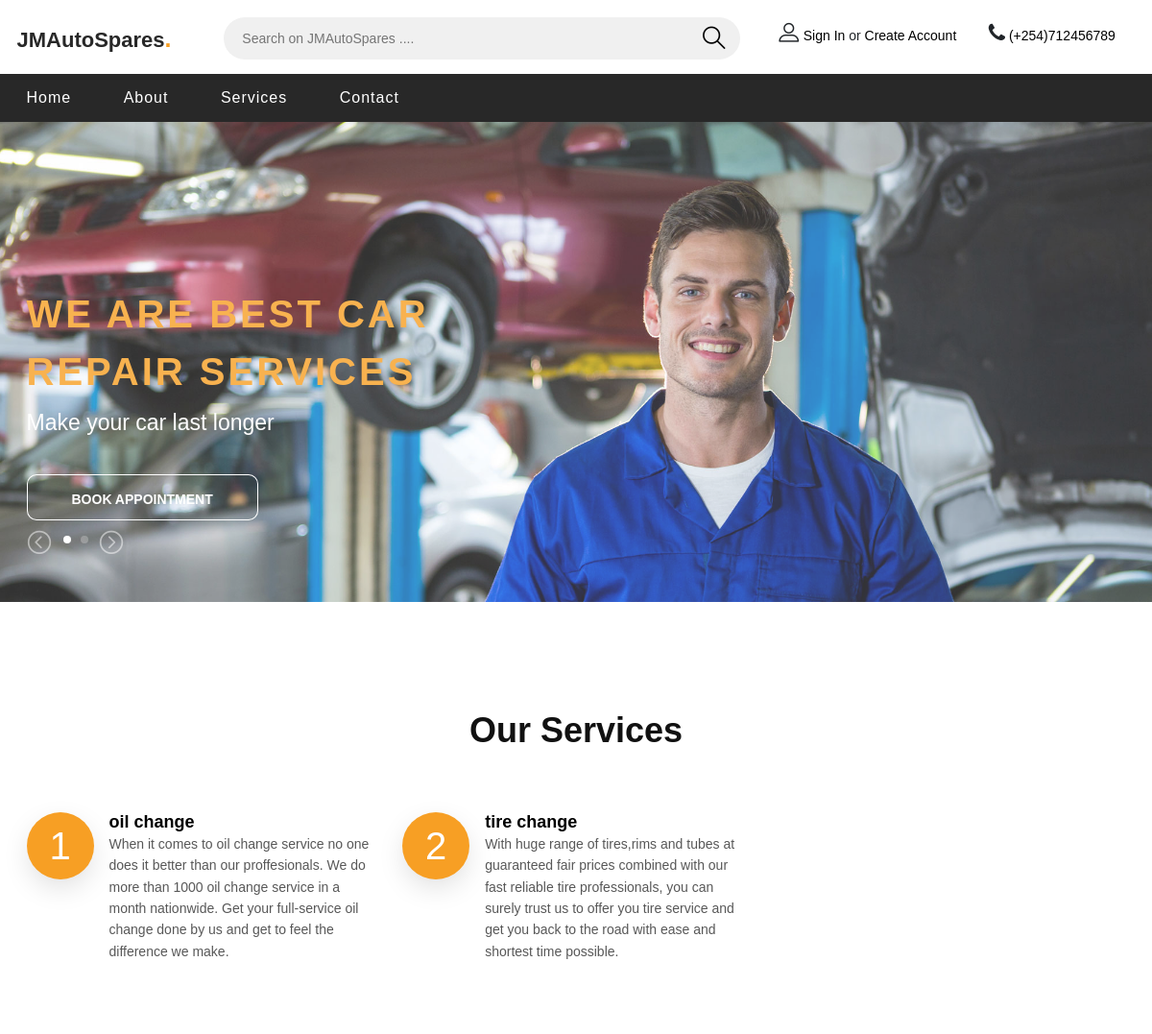
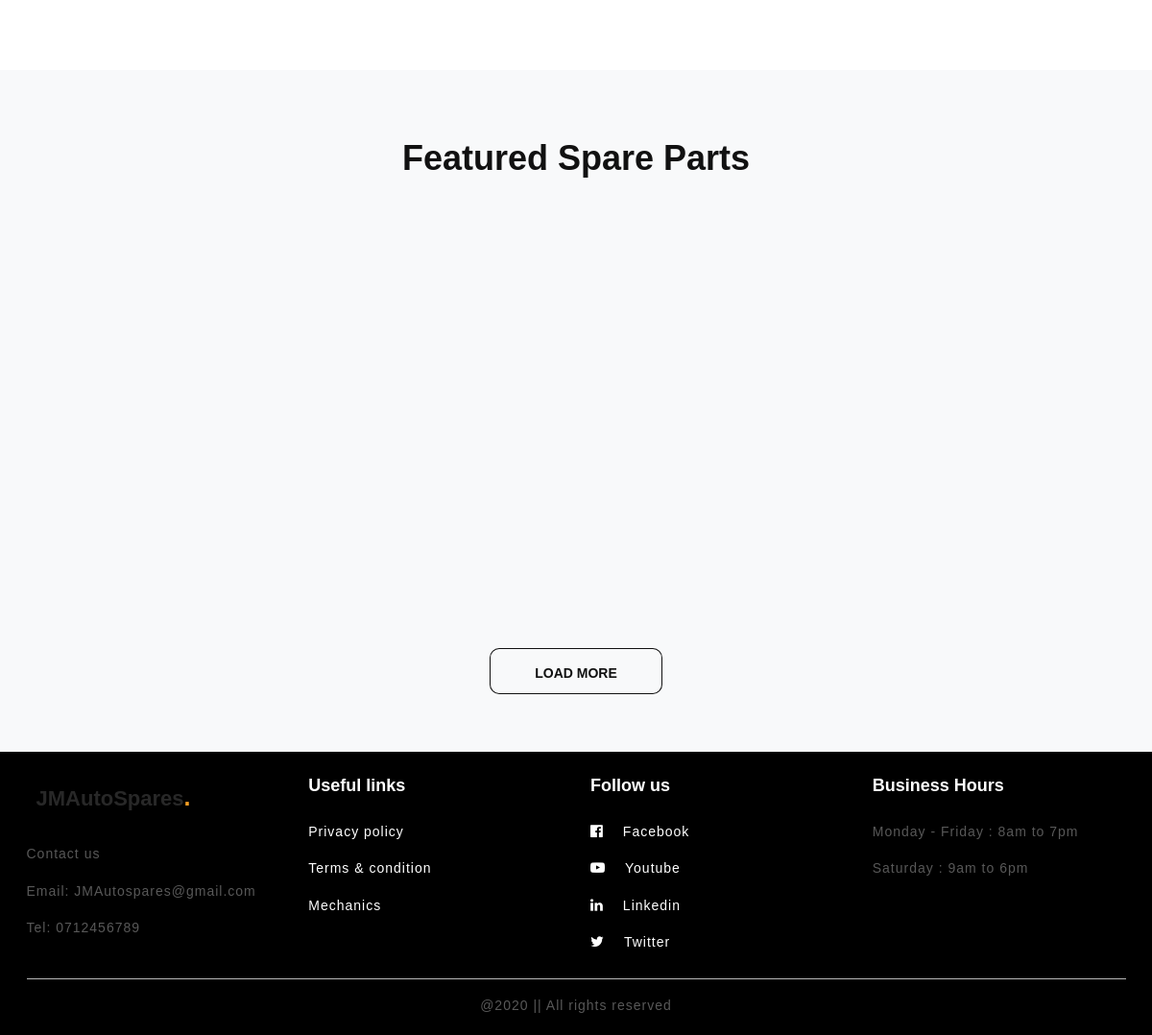
The page / on the database its author committed (2 pictures, top to bottom).
### tables this page shows
CREATE TABLE `service` (
  `service_id` int(11) NOT NULL,
  `name` varchar(255) NOT NULL,
  `info` varchar(255) NOT NULL
);

CREATE TABLE `parts` (
  `p_id` int(11) NOT NULL,
  `p_name` varchar(255) NOT NULL,
  `price` varchar(255) NOT NULL,
  `brand` int(11) NOT NULL,
  `quantity` varchar(255) NOT NULL,
  `p_image` varchar(255) NOT NULL
);

### index.php (the view, shortened to what this page needs)
<?php
include'db.php';
include 'includes/header.php';
include 'includes/nav.php';
?>
    <section class="hero-section">
        <div class="hero-slider owl-carousel">
            <div class="hs-item set-bg" data-setbg="img/bg_1.jpg">
                <div class="container">
                    <div class="row">
                        <div class="col-xl-6 col-lg-7 text-white">
                            <span>We are best car repair services</span>
                            <p>Make your car last longer </p>
                            <a href="#" class="site-btn sb-line">BOOK APPOINTMENT</a>
                        </div>
                    </div>
                </div>
            </div>
        </div>
    </section>
    <section class="ftco-section">
        <div class="container">
            <div class="row justify-content-center pb-5 mb-3">
                <div class="col-md-7 heading-section text-center ftco-animate">
                    <h2>Our Services</h2>
                </div>
            </div>
            <div class="row">
                    <?php
                    $n = 0;
                    $n++;
                    $query = mysqli_query($con, "SELECT * FROM service") or die(mysqli_error());
                    while ($fetch = mysqli_fetch_array($query)) {
                    ?>
                <div class="col-md-4 services ftco-animate">
                    <div class="d-block d-flex">
                        <div class="icon d-flex justify-content-center align-items-center">
                            <span><?php echo $n++ ?></span>
                        </div>
                        <div class="media-body pl-3">
                            <h3 class="heading"><?php echo $fetch['name']?></h3>
                            <p><?php echo $fetch['info']?></p>
                        </div>
                    </div>
                </div>
                        <?php
                    }
                    ?>
            </div>
        </div>
    </section>
    <section class="top-letest-product-section bg-light">
        <div class="container">
            <div class="section-title">
                <h2>Featured Spare Parts</h2>
            </div>
            <div class="product-slider owl-carousel">
                <?php
                $query = mysqli_query($con, "SELECT * FROM parts") or die(mysqli_error());
                while($fetch = mysqli_fetch_array($query)){
                    $brand = $fetch['brand'];
                    ?>
                <div class="product-item">
                    <img src="img/<?php echo $fetch['p_image'] ?>" alt="">
                    <div class="pi-text">
                        <h6>Ksh <?php echo $fetch['price'] ?></h6>
                        <p> <?php echo $fetch['p_name'] ?><br>
                            <?php
                            $sql = mysqli_query($con, "SELECT * FROM car WHERE car_id='$brand'") or die(mysqli_error());
                            $row = mysqli_fetch_array($sql);
                            echo '<b>'.$row['car_name'].'</b>' ?>
                        </p>
                    </div>
                </div>
                    <?php
                }
                    ?>
            </div>
            <div class="text-center pt-5">
                <button class="site-btn sb-line sb-dark">LOAD MORE</button>
            </div>
        </div>
    </section>
<?php
include 'includes/footer.php';
include 'includes/scripts.php';

### includes/header.php (shortened to what this page needs)
<!DOCTYPE html>
<html >
<head>
    <link rel="stylesheet" href="css/bootstrap.min.css"/>
    <link rel="stylesheet" href="css/font-awesome.min.css"/>
    <link rel="stylesheet" href="css/flaticon.css"/>
    <link rel="stylesheet" href="css/slicknav.min.css"/>
    <link rel="stylesheet" href="css/jquery-ui.min.css"/>
    <link rel="stylesheet" href="css/owl.carousel.min.css"/>
    <link rel="stylesheet" href="css/animate.css"/>
    <link rel="stylesheet" href="css/bootstrap-datepicker.css">
    <link rel="stylesheet" href="css/jquery.timepicker.css">
    <link rel="stylesheet" href="css/style.css"/>
</head>
<body>

### includes/nav.php (shortened to what this page needs)
<header class="header-section">
    <div class="header-top">
        <div class="container">
            <div class="row">
                <div class="col-lg-2 text-center text-lg-left">
                    <a href="index.php" class="site-logo">
                        <h3>JMAutoSpares<span>.</span></h3>
                    </a>
                </div>
                <div class="col-xl-6 col-lg-5">
                    <form class="header-search-form">
                        <input type="text" placeholder="Search on JMAutoSpares ....">
                        <button><i class="flaticon-search"></i></button>
                    </form>
                </div>
                <div class="col-xl-4 col-lg-5">
                    <div class="user-panel">
                        <?php
                        if (isset($_SESSION["uid"])){
                            echo '
                             <div class="up-item">
                                <ul class="nav-menu">
                                    <li><a href="#"><i class="flaticon-profile"></i> Hi, '.$_SESSION["name"].'</a>
                                        <ul class="menu-sub">
                                            <li><a href="home.php">Profile</a></li>
                                            <li><a href="" data-toggle="modal" data-target="#logout">Logout</a></li>
                                        </ul>
                                    </li>
                                </ul>
                            </div>
                            ';
                        }
                        else{
                            echo'
                            <div class="up-item">
                                <i class="flaticon-profile"></i>
                                <a href="login.php">Sign In</a> or <a href="signup.php">Create Account</a>
                            </div>
                            ';
                        }
                        ?>
                        <div class="up-item">
                            <i class="fa fa-phone"></i>
                            <a href="#"> (+254)712456789</a>
                        </div>
                    </div>
                </div>
            </div>
        </div>
    </div>
    <nav class="main-navbar">
        <div class="container">
            <ul class="main-menu">
                <li><a href="index.php">Home</a></li>
                <li><a href="about.php">About</a></li>
                <li><a href="service.php">Services</a></li>
                <li><a href="contact.php">Contact</a></li>
            </ul>
        </div>
    </nav>
</header>

### includes/footer.php (shortened to what this page needs)
<section class="footer">
    <div class="container center-text">
        <div class="row">
            <div class="col-md-3">
                <a href="index.php" class="site-logo">
                    <h3>JMAutoSpares<span>.</span></h3>
                </a>
                <p>Contact us</p>
                <p>Email: JMAutospares@gmail.com</p>
                <p>Tel: 0712456789</p>
            </div>
            <div class="col-md-3">
                <h1>Useful links</h1>
                <p><a href="#">Privacy policy</a></p>
                <p><a href="#">Terms & condition</a></p>
                <p><a href="mechanic.php">Mechanics</a></p>
            </div>
            <div class="col-md-3">
                <h1>Follow us</h1>
                <p><a href="#"><i class="fa fa-facebook-official"></i>Facebook</a></p>
                <p><a href="#"><i class="fa fa-youtube-play"></i>Youtube</a></p>
                <p><a href="#"><i class="fa fa-linkedin"></i>Linkedin</a></p>
                <p><a href="#"><i class="fa fa-twitter"></i>Twitter</a></p>
            </div>
            <div class="col-md-3">
                <h1>Business Hours</h1>
                <p>Monday - Friday : 8am to 7pm</p>
                <p>Saturday : 9am to 6pm</p>
            </div>
        </div>
        <hr>
        <p class="copyright">@2020 || All rights reserved</p>
    </div>
</section>

### includes/scripts.php (shortened to what this page needs)
</body>
</html>

### rows shown on the page
service: name "oil change", info "When it comes to oil change service no one does it better than our proffesionals. We do more than 1000 oil change service in a month nationwide. Get your full-service oil change done by us and get to feel the difference we make."
service: name "tire change", info "With huge range of tires,rims and tubes at guaranteed fair prices combined with our fast reliable tire professionals, you can surely trust us to offer you tire service and get you back to the road with ease and shortest time possible."
parts: p_image (picture)
parts: p_image (picture)
parts: p_image (picture)
parts: p_image (picture)
